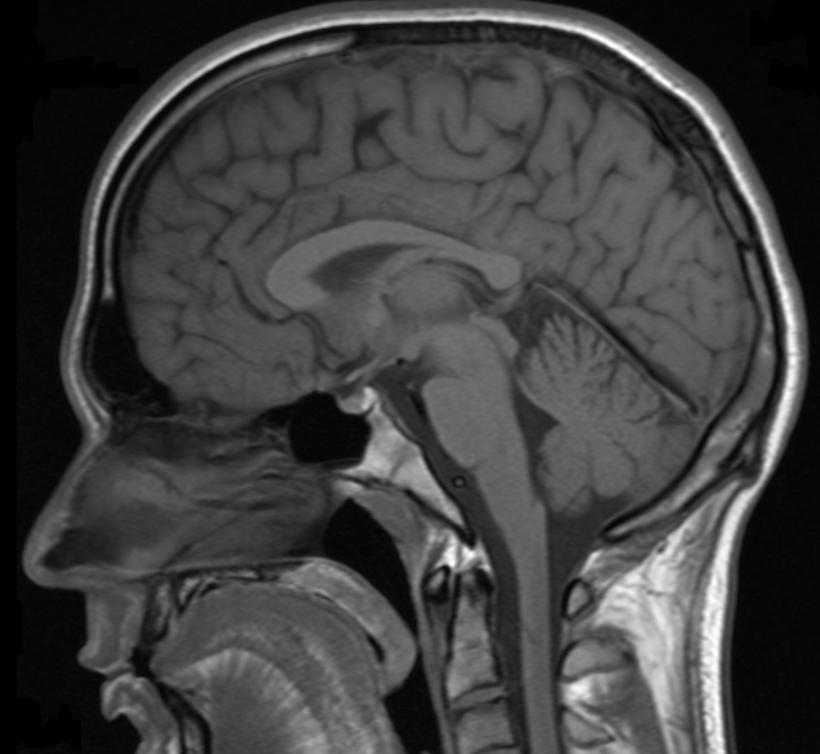
%> input picture DIP/HISTOGRAM EQUALIZATION/brain.jpg, 820 x 754 px
$ octave Histogram_Equalization.m   (GNU Octave 9; MATLAB toolbox functions it lacks are replaced by stand-ins)
%> lines starting %> are read from the running program, lines starting %| are printed output that depends on the picture
% EE368/CS232 Digital Image Processing
% Bernd Girod
% Department of Electrical Engineering, Stanford University

% Script by Qiyuan Tian and David Chen
% Histogram equalization example

clear, clc, close all

% Load test image
img = imread('brain.jpg');
%> img is the input picture: size 754x820 uint8; min 0, max 255, mean 63.9
% img = imread('brain.jpg');
% img = imread('moon.jpg');

% Perform histogram equalization
eqImg = histeq(img);
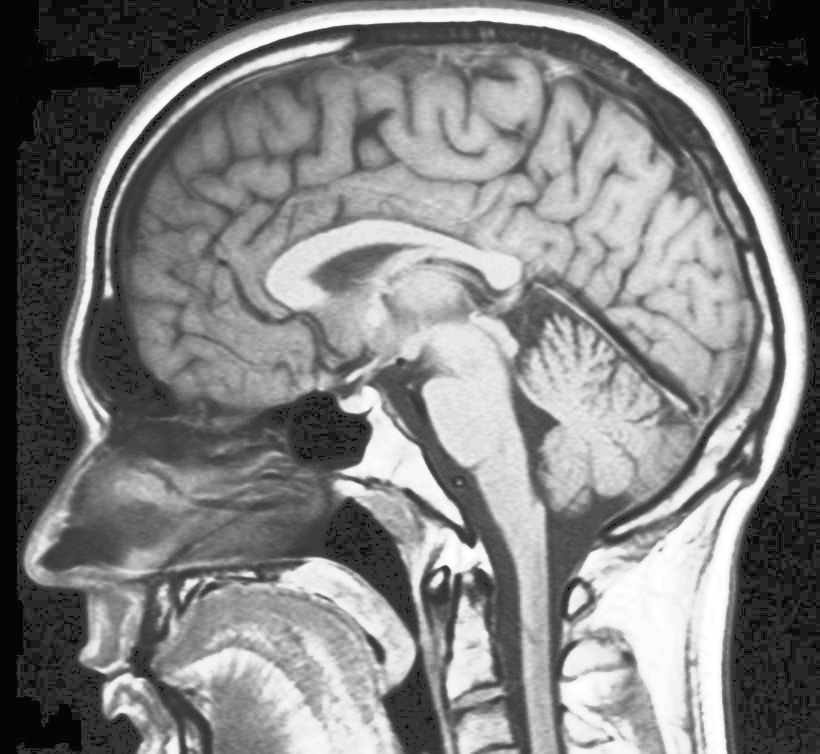
%> eqImg: size 754x820 uint8; min 4, max 255, mean 127.4

% Show images
figure(1), clf;
subplot(1, 2, 1), imshow(img), title('Original image');
subplot(1, 2, 2), imshow(eqImg), title('After histogram equalization');
imwrite(eqImg, 'Histogram_Equalization_eqImg.png');

% Show histogram for original image
[counts, index] = imhist(img);
%> counts = 256 values, max 37954 at index 7, min 26 at index 255, mean 2415.2; index = 256 values from 0 to 255
figure(2), clf;
subplot(1, 2, 1), bar(index, counts);
xlim([0 255]);
set(gca, 'FontSize', 20);
xlabel('Gray level');
ylabel('# pixels')
title('Histogram of original image');

% Show histogram for histogram-equalized image
[counts, index] = imhist(eqImg);
%> counts = 256 values, max 37954 at index 29, min 0 at index 1, mean 2415.2
subplot(1, 2, 2), bar(index, counts);
xlim([0 255]);
set(gca, 'FontSize', 20);
xlabel('Gray level');
ylabel('# pixels');
title('Histogram of equalized image');
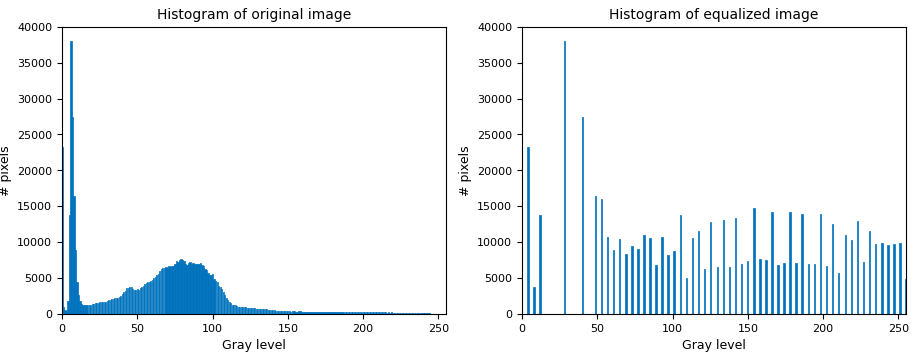
%> figure redrawn from the program's plot data, 2 panels; panel 1: tallest bar 37954 high, from x = 5.6 to 6.4; panel 2: tallest bar 37954 high, from x = 27.6 to 28.4

$ run again, with DIP/HISTOGRAM EQUALIZATION/moon.jpg copied over DIP/HISTOGRAM EQUALIZATION/brain.jpg
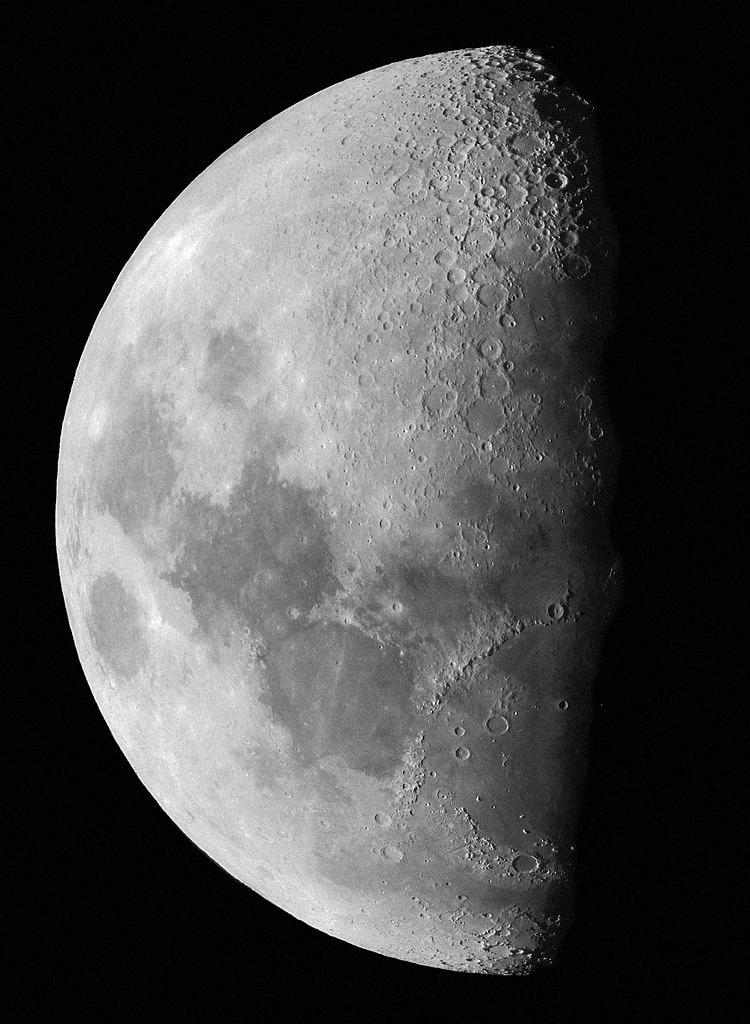
%> input picture DIP/HISTOGRAM EQUALIZATION/moon.jpg, 750 x 1024 px
%> img is the input picture: size 1024x750 uint8; min 0, max 255, mean 75.4
%> `eqImg = histeq(img);`:
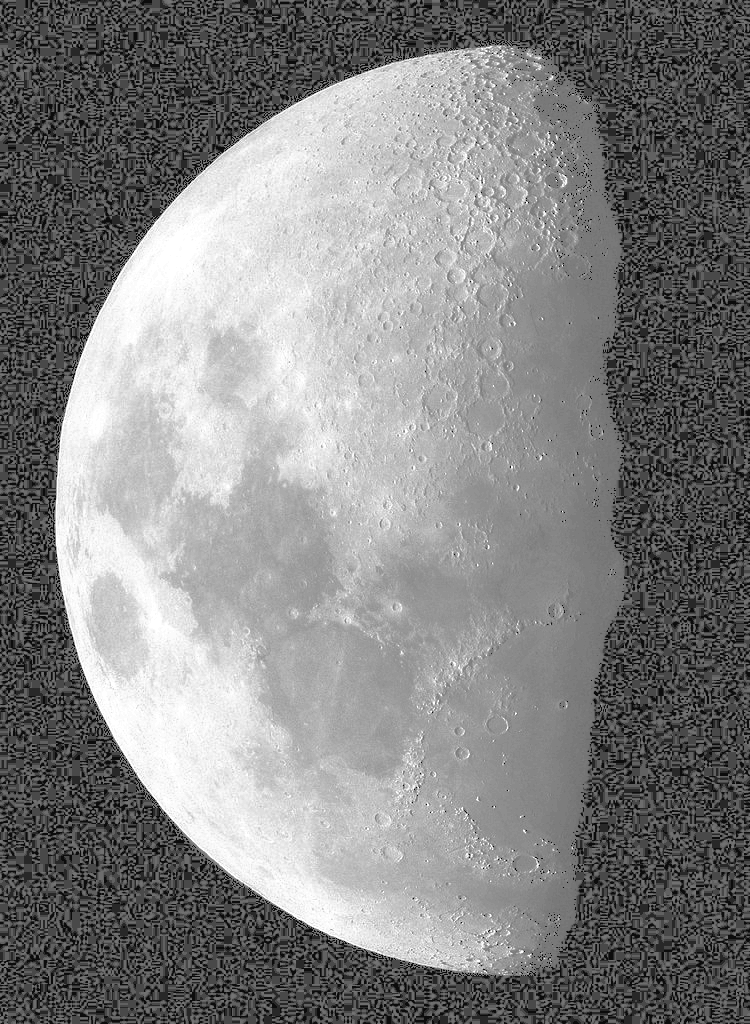
%> eqImg: size 1024x750 uint8; min 12, max 255, mean 131
%> `[counts, index] = imhist(img);`: counts = 256 values, max 102420 at index 3, min 51 at index 254, mean 3000; index = 256 values from 0 to 255
%> `[counts, index] = imhist(eqImg);`: counts = 256 values, max 102420 at index 74, min 0 at index 1, mean 3000
%> `title('Histogram of equalized image');`:
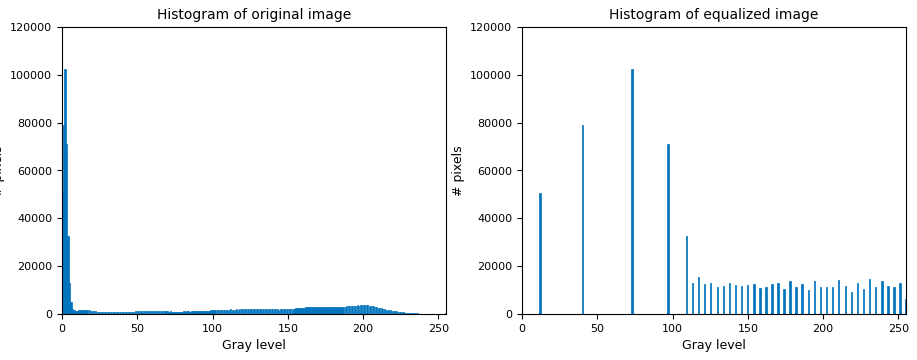
%> figure redrawn from the program's plot data, 2 panels; panel 1: tallest bar 102420 high, from x = 1.6 to 2.4; panel 2: tallest bar 102420 high, from x = 72.6 to 73.4
